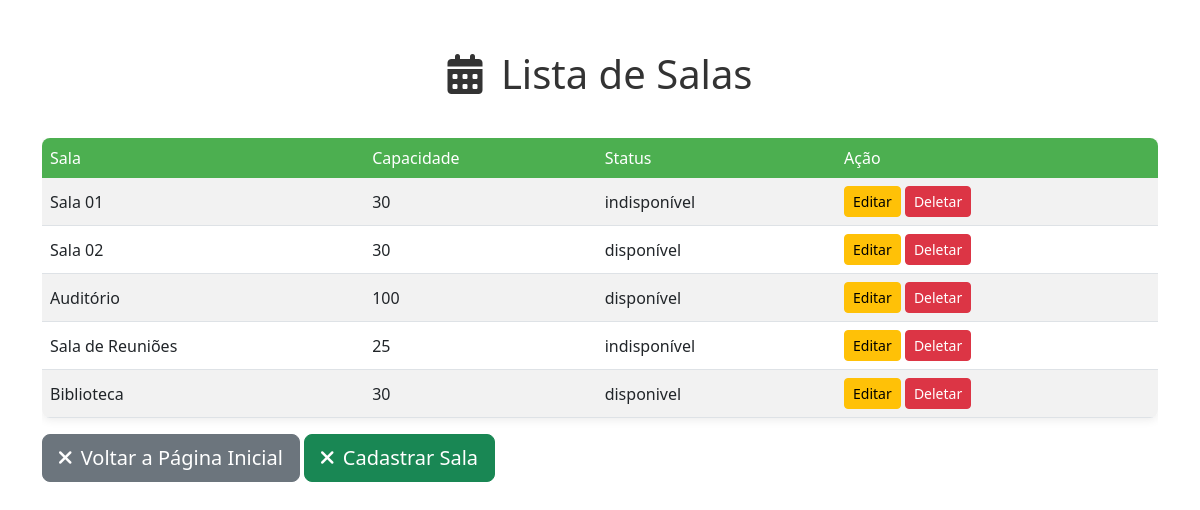
Before: /listar_salas/ (signed in) with the older database file.
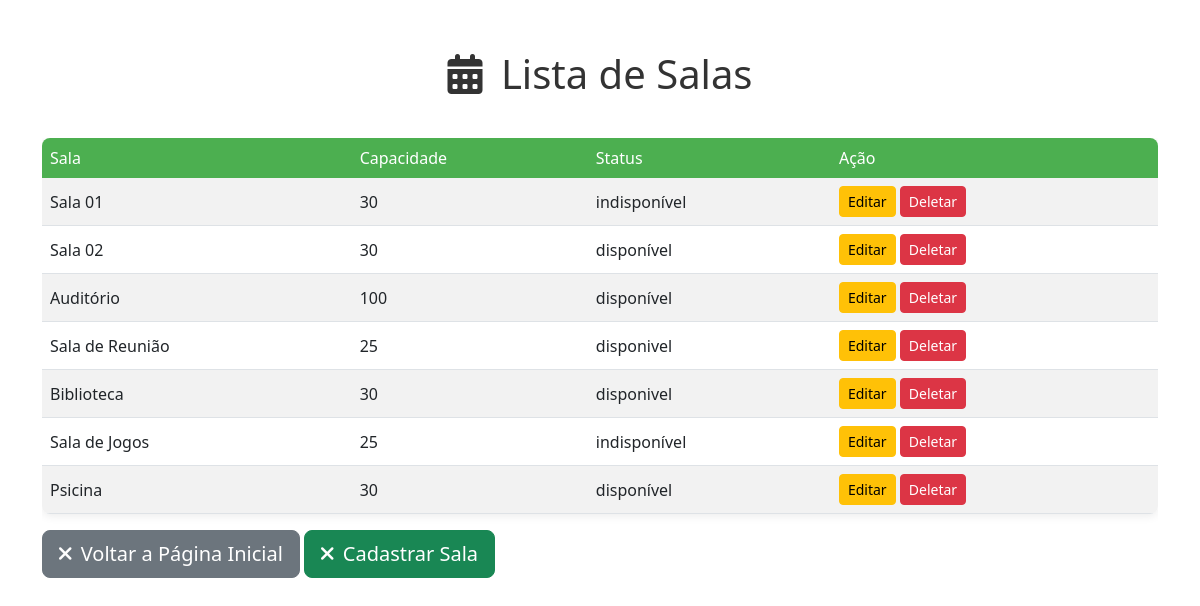
After: the same page with the newer database file.
### app/models.py (models this page shows, shortened)
class Sala(models.Model):
    idSala = models.AutoField(primary_key=True)
    nome = models.CharField(max_length=100)
    capacidade = models.IntegerField()
    statusDisponibilidade = models.CharField(max_length=50, default='disponível')

### app/views.py (the view)
# urls.py: path('listar_salas/', views.listarSalas, name="listar_salas"),
@login_required
def listarSalas(request):
    listarSalas = Sala.objects.all()
    return render (request, 'listar_salas.html', {'listarSalas':listarSalas})

### app/templates/listar_salas.html (shortened to what this page needs)
{% load static %}
<!DOCTYPE html>
<html lang="pt-br">
<head>
    <link href="https://cdn.jsdelivr.net/npm/bootstrap@5.3.0/dist/css/bootstrap.min.css" rel="stylesheet">
    <link rel="stylesheet" href="https://cdnjs.cloudflare.com/ajax/libs/font-awesome/6.0.0-beta3/css/all.min.css" />
</head>
<body>
    <div class="container dashboard-container">
        <h1 class="welcome-header">
            <i class="fas fa-calendar-alt me-2"></i> Lista de Salas
        </h1>
        <div class="table-responsive">
            <table class="table table-striped table-hover align-middle">
                <thead>
                    <tr>
                        <th scope="col">Sala</th>
                        <th scope="col">Capacidade</th>
                        <th scope="col">Status</th>
                        <th scope="col">Ação</th>
                    </tr>
                </thead>
                <tbody>
                    {%for r in listarSalas%}
                    <tr>
                        <td>{{ r.nome }}</td>
                        <td>{{ r.capacidade }}</td>
                        <td>{{ r.statusDisponibilidade }}</td>
                        <td>
                            <a href="{% url 'editar_sala' r.pk %}" class="btn btn-warning btn-sm">Editar</a>
                            <a href="{% url 'deletar_sala' r.pk %}" class="btn btn-danger btn-sm">Deletar</a>
                        </td>
                    {% empty %}
                    <tr>
                        <td colspan="4" class="text-center">Nenhuma Sala cadastrada.</td>
                    </tr>
                    {%endfor%}
                </tbody>
            </table>
        </div>
        <a href="{% url 'index_adm' %}" class="btn btn-secondary btn-lg order-md-1">
            <i class="fas fa-times me-1"></i> Voltar a Página Inicial
        </a>
        <a href="{% url 'cadastrar_sala' %}" class="btn btn-success btn-lg order-md-1">
            <i class="fas fa-times me-1"></i> Cadastrar Sala
        </a>
    </div>
</body>
</html>

Changed rows visible on the page:
changed Sala: nome "Sala de Reuniões" → "Sala de Reunião"; statusDisponibilidade "indisponível" → "disponivel"
added Sala: nome "Sala de Jogos", capacidade "25", statusDisponibilidade "indisponível"
added Sala: nome "Psicina", capacidade "30", statusDisponibilidade "disponível"
